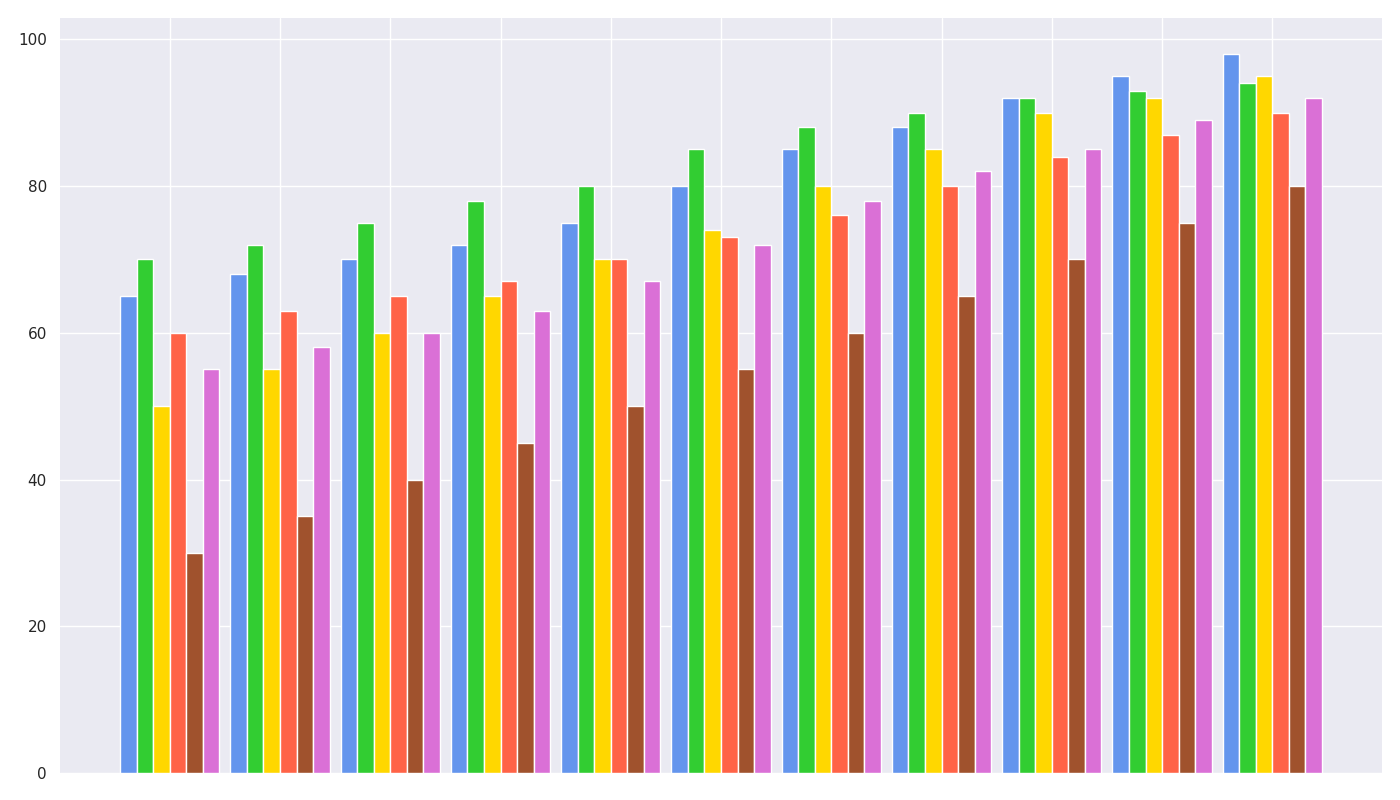

Here is the Python script that generated this plot:
import matplotlib.pyplot as plt
import numpy as np

years = np.arange(2010, 2021)

italian_cuisine = [65, 68, 70, 72, 75, 80, 85, 88, 92, 95, 98]
chinese_cuisine = [70, 72, 75, 78, 80, 85, 88, 90, 92, 93, 94]
indian_cuisine = [50, 55, 60, 65, 70, 74, 80, 85, 90, 92, 95]
mexican_cuisine = [60, 63, 65, 67, 70, 73, 76, 80, 84, 87, 90]
middle_eastern_cuisine = [30, 35, 40, 45, 50, 55, 60, 65, 70, 75, 80]
japanese_cuisine = [55, 58, 60, 63, 67, 72, 78, 82, 85, 89, 92]

width = 0.15
ind = np.arange(len(years))

fig, ax = plt.subplots(figsize=(14, 8))

colors = ['cornflowerblue', 'limegreen', 'gold', 'tomato', 'sienna', 'orchid']

ax.bar(ind - 2.5*width, italian_cuisine, width, color=colors[0])
ax.bar(ind - 1.5*width, chinese_cuisine, width, color=colors[1])
ax.bar(ind - 0.5*width, indian_cuisine, width, color=colors[2])
ax.bar(ind + 0.5*width, mexican_cuisine, width, color=colors[3])
ax.bar(ind + 1.5*width, middle_eastern_cuisine, width, color=colors[4])
ax.bar(ind + 2.5*width, japanese_cuisine, width, color=colors[5])

# Remove textual annotations and labels

ax.set_xticks(ind)
ax.set_xticklabels([])
plt.xticks(rotation=45)
plt.tight_layout()

ax.spines['top'].set_visible(False)
ax.spines['right'].set_visible(False)
ax.spines['left'].set_visible(False)
ax.spines['bottom'].set_visible(False)

plt.show()
